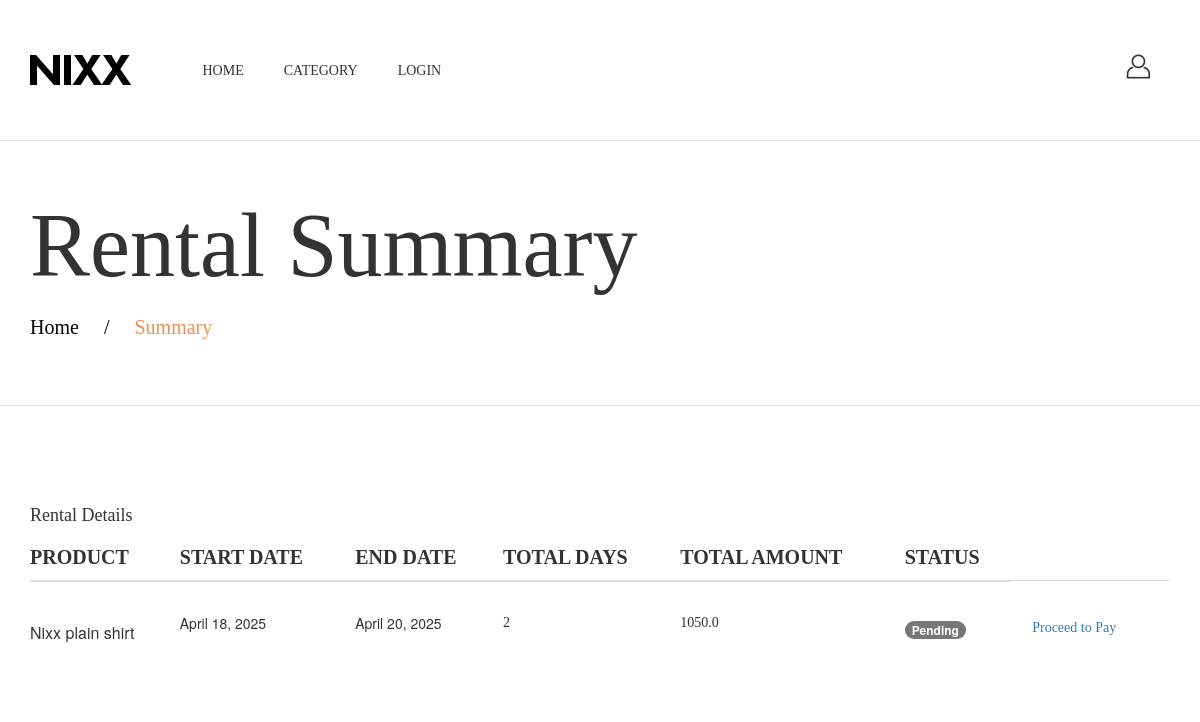
The page /rental-summary/22 on the database its author committed.
### app/models.py (models this page shows, shortened)
class rental(models.Model):
    userid = models.ForeignKey(signupmodel, on_delete=models.CASCADE)
    productid = models.ForeignKey(product, on_delete=models.CASCADE)
    start_date = models.DateField()
    end_date = models.DateField()
    total_days = models.IntegerField()
    total_rent = models.FloatField()
    payment_status = models.BooleanField(default=False)
    booking_date = models.DateTimeField(auto_now_add=True)
    razorpay_order_id = models.CharField(max_length=255, null=True, blank=True)

class product(models.Model):
    STATUS_CHOICES = [
        ('Available', 'Available'),
        ('Unavailable', 'Unavailable'),
    ]
    SIZE_CHOICES = [
    ('S', 'Small'),
    ('M', 'Medium'),
    ('L', 'Large'),
    ('XL', 'Extra Large'),
    ]
    name = models.CharField(max_length=30)
    catid = models.ForeignKey(category,on_delete=models.CASCADE)
    pimage = models.ImageField(upload_to='photos', null=True)
    pprice = models.FloatField()
    prentprice = models.FloatField()
    pcolor = models.TextField(max_length=20)
    size = models.CharField(max_length=10, choices=SIZE_CHOICES, default='M')
    desc = models.TextField()
    status = models.CharField(max_length=20, choices=STATUS_CHOICES, default='Available')
    sellerid = models.ForeignKey(signupmodel,on_delete=models.CASCADE)
    def admin_photo(self):
        return mark_safe('<img src="{}" width="100"/>'.format(self.pimage.url))
    admin_photo.allow_tags = True

### app/views.py (the view)
# urls.py: path('rental-summary/<int:rid>', views.rental_summary, name='rental_summary'),
def rental_summary(request, rid):
    rent = rental.objects.get(id=rid)
    return render(request, 'rental_summary.html', {'rent': rent})

### app/templates/rental_summary.html (shortened to what this page needs)
<!DOCTYPE html>
<html>
<head>
	<link rel="stylesheet" type="text/css" href="/static/css/bootstrap.min.css">
	<link rel="stylesheet" type="text/css" href="/static/css/bootstrap-theme.min.css">
	<link rel="stylesheet" type="text/css" href="/static/css/themify-icons.css">
	<link rel="stylesheet" type="text/css" href="/static/css/zoa-font.css">
	<link rel="stylesheet" type="text/css" href="/static/css/font-awesome.min.css">
	<link rel="stylesheet" type="text/css" href="/static/css/font-family.css">
	<link rel="stylesheet" type="text/css" href="/static/css/slick.css">
	<link rel="stylesheet" type="text/css" href="/static/css/slick-theme.css">
	<link rel="stylesheet" type="text/css" href="/static/css/style-main.css">
	<link rel="stylesheet" type="text/css" href="/static/css/responsive.css">
</head>
<body>
{% include 'nav.html' %}
<main>
  <div class="banner margin_bottom_90">
    <div class="container">
      <h1 class="title-font title-banner">Rental Summary</h1>
      <ul class="breadcrumb des-font">
        <li><a href="/">Home</a></li>
        <li class="active">Summary</li>
      </ul>
    </div>
  </div>
<div class="container">
<div class="table-responsive">
    <h4 class="title-font mb-4">Rental Details</h4>
    <table class="table cart-table">
        <thead>
            <tr class="number-font">
                <th class="product-thumbnail uppercase">Product</th>
                <th class="product-date uppercase">Start Date</th>
                <th class="product-date uppercase">End Date</th>
                <th class="product-days uppercase">Total Days</th>
                <th class="product-subtotal uppercase">Total amount</th>
				<th class="product-status uppercase">Status</th>
            </tr>
        </thead>
        <tbody>
                <tr class="item_cart">
                    <td class="product">
                        <div class="product-info">
                            <p class="name-font margin_top_20">{{ rent.productid.name }}</p>
                        </div>
                    </td>
					<td>
                        <p class="date date-font">{{ rent.start_date }}</p>
                    </td>
					<td>
                        <p class="date date-font">{{ rent.end_date }}</p>
                    </td>
                    <td>
                        <p class="day number-font">{{ rent.total_days }}</p>
                    </td>
					<td>
                        <p class="subtotal number-font">{{ rent.total_rent }}</p>
                    </td>
                    <td class="status">
                        {% if rent.payment_status %}
                            <span class="badge bg-success">Paid</span>
                          {% else %}
                            <span class="badge bg-warning text-dark">Pending</span>
                          {% endif %}
                    </td>
                    <td>
                     {% if not rent.payment_status %}
              <a href="{% url 'rental_payment' rent.id %}" class="btn btn-dark title-font">Proceed to Pay</a>
            {% else %}
              <div class="alert alert-success title-font">Payment Completed</div>
            {% endif %}
                    </td>
                </tr>
        </tbody>
    </table>
</div>
</div>
</main>
</body>
</html>

### rows shown on the page
rental: productid.name "Nixx plain shirt", start_date "April 18, 2025", end_date "April 20, 2025", total_days "2", total_rent "1050.0"
